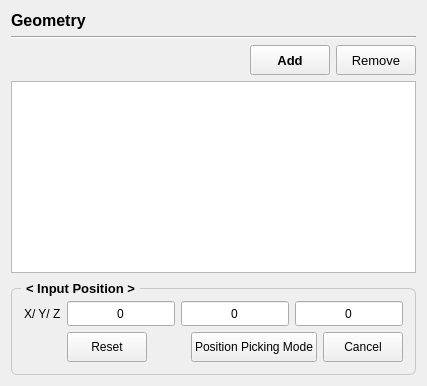
         <widget class="QWidget" name="page_geometry">
          <layout class="QVBoxLayout" name="verticalLayout_6">
           <item>
            <widget class="QLabel" name="title_2">
             <property name="font">
              <font>
               <pointsize>12</pointsize>
               <bold>true</bold>
              </font>
             </property>
             <property name="text">
              <string>Geometry</string>
             </property>
            </widget>
           </item>
           <item>
            <widget class="Line" name="line_5">
             <property name="orientation">
              <enum>Qt::Orientation::Horizontal</enum>
             </property>
            </widget>
           </item>
           <item>
            <layout class="QHBoxLayout" name="horizontalLayout_13">
             <item>
              <spacer name="horizontalSpacer_33">
               <property name="orientation">
                <enum>Qt::Orientation::Horizontal</enum>
               </property>
               <property name="sizeType">
                <enum>QSizePolicy::Policy::Expanding</enum>
               </property>
               <property name="sizeHint" stdset="0">
                <size>
                 <width>0</width>
                 <height>0</height>
                </size>
               </property>
              </spacer>
             </item>
             <item>
              <widget class="QPushButton" name="button_geometry_add">
               <property name="sizePolicy">
                <sizepolicy hsizetype="Minimum" vsizetype="Fixed">
                 <horstretch>0</horstretch>
                 <verstretch>0</verstretch>
                </sizepolicy>
               </property>
               <property name="minimumSize">
                <size>
                 <width>80</width>
                 <height>30</height>
                </size>
               </property>
               <property name="font">
                <font>
                 <family>Ubuntu</family>
                 <pointsize>10</pointsize>
                 <bold>true</bold>
                </font>
               </property>
               <property name="text">
                <string>Add</string>
               </property>
              </widget>
             </item>
             <item>
              <widget class="QPushButton" name="button_geometry_remove">
               <property name="sizePolicy">
                <sizepolicy hsizetype="Minimum" vsizetype="Fixed">
                 <horstretch>0</horstretch>
                 <verstretch>0</verstretch>
                </sizepolicy>
               </property>
               <property name="minimumSize">
                <size>
                 <width>60</width>
                 <height>30</height>
                </size>
               </property>
               <property name="font">
                <font>
                 <family>Ubuntu</family>
                 <pointsize>10</pointsize>
                 <bold>false</bold>
                </font>
               </property>
               <property name="text">
                <string>Remove</string>
               </property>
              </widget>
             </item>
            </layout>
           </item>
           <item>
            <widget class="QTreeWidget" name="tree_geometry">
             <property name="font">
              <font>
               <pointsize>10</pointsize>
               <bold>false</bold>
              </font>
             </property>
             <property name="styleSheet">
              <string notr="true"># Custom Style (Blue)
QTreeWidget{
    show-decoration-selected: 1;
}
QTreeWidget::item{
    height: 24px;
    border-right: 1px dotted grey;
}
QTreeWidget::item:hover {
    border: 1px solid #567dbc;
    /* border-left-color: transparent; */
    border-radius: 6px;
    /* background-color: lightblue; */
    background-color: qlineargradient(x1:0, y1:0, x2:1, y2:1, stop:0 #e7effd, stop:1 #cbdaf1);
    selection-color : black;
    /* padding-left: 1px; 기본으로 1px이 적용되어 있으므로 따로 추가할 필요는 없음 */
}
QTreeWidget::item:selected:active{
    background: qlineargradient(x1:0, y1:0, x2:1, y2:1, stop:0 #6ea1f1, stop:1 #3d87bf);
    border-radius: 6px;
}
QTreeWidget::item:selected:!active {
    background: qlineargradient(x1:0, y1:0, x2:1, y2:1, stop:0 #6b9be8, stop:1 #577fbf);
    border-radius: 6px;
}
</string>
             </property>
             <property name="alternatingRowColors">
              <bool>true</bool>
             </property>
             <attribute name="headerVisible">
              <bool>false</bool>
             </attribute>
             <column>
              <property name="text">
               <string>Name</string>
              </property>
             </column>
            </widget>
           </item>
           <item>
            <widget class="QGroupBox" name="GroupBox">
             <property name="sizePolicy">
              <sizepolicy hsizetype="Preferred" vsizetype="Preferred">
               <horstretch>0</horstretch>
               <verstretch>0</verstretch>
              </sizepolicy>
             </property>
             <property name="maximumSize">
              <size>
               <width>16777215</width>
               <height>150</height>
              </size>
             </property>
             <property name="font">
              <font>
               <pointsize>10</pointsize>
               <bold>true</bold>
              </font>
             </property>
             <property name="styleSheet">
              <string notr="true">QGroupBox {
    border: 1px solid;
    border-radius: 6;
    margin-top: 9;
    border-color : #c8c8c8;
	padding: 3;   
}
QGroupBox::title {
    subcontrol-origin: margin;
    subcontrol-position: top left;
    left: 10;
    padding: 2 3;
}</string>
             </property>
             <property name="title">
              <string>&lt; Input Position &gt;</string>
             </property>
             <property name="checkable">
              <bool>false</bool>
             </property>
             <property name="checked">
              <bool>false</bool>
             </property>
             <layout class="QGridLayout" name="gridLayout_14" rowstretch="0,0" columnstretch="1,0">
              <item row="1" column="1">
               <layout class="QHBoxLayout" name="horizontalLayout_14">
                <property name="topMargin">
                 <number>0</number>
                </property>
                <item>
                 <widget class="QPushButton" name="button_geometry_reset">
                  <property name="sizePolicy">
                   <sizepolicy hsizetype="Expanding" vsizetype="Fixed">
                    <horstretch>0</horstretch>
                    <verstretch>0</verstretch>
                   </sizepolicy>
                  </property>
                  <property name="minimumSize">
                   <size>
                    <width>0</width>
                    <height>30</height>
                   </size>
                  </property>
                  <property name="font">
                   <font>
                    <pointsize>9</pointsize>
                    <bold>false</bold>
                   </font>
                  </property>
                  <property name="text">
                   <string>Reset</string>
                  </property>
                 </widget>
                </item>
                <item>
                 <spacer name="horizontalSpacer_72">
                  <property name="orientation">
                   <enum>Qt::Orientation::Horizontal</enum>
                  </property>
                  <property name="sizeHint" stdset="0">
                   <size>
                    <width>0</width>
                    <height>0</height>
                   </size>
                  </property>
                 </spacer>
                </item>
                <item>
                 <widget class="QPushButton" name="button_geometry_apply">
                  <property name="sizePolicy">
                   <sizepolicy hsizetype="Expanding" vsizetype="Fixed">
                    <horstretch>0</horstretch>
                    <verstretch>0</verstretch>
                   </sizepolicy>
                  </property>
                  <property name="minimumSize">
                   <size>
                    <width>0</width>
                    <height>30</height>
                   </size>
                  </property>
                  <property name="font">
                   <font>
                    <pointsize>9</pointsize>
                    <bold>false</bold>
                   </font>
                  </property>
                  <property name="text">
                   <string>Position Picking Mode</string>
                  </property>
                 </widget>
                </item>
                <item>
                 <widget class="QPushButton" name="button_geometry_cancel">
                  <property name="sizePolicy">
                   <sizepolicy hsizetype="Expanding" vsizetype="Fixed">
                    <horstretch>0</horstretch>
                    <verstretch>0</verstretch>
                   </sizepolicy>
                  </property>
                  <property name="minimumSize">
                   <size>
                    <width>0</width>
                    <height>30</height>
                   </size>
                  </property>
                  <property name="font">
                   <font>
                    <pointsize>9</pointsize>
                    <bold>false</bold>
                   </font>
                  </property>
                  <property name="text">
                   <string>Cancel</string>
                  </property>
                 </widget>
                </item>
               </layout>
              </item>
              <item row="0" column="0">
               <widget class="QLabel" name="label_83">
                <property name="font">
                 <font>
                  <pointsize>9</pointsize>
                  <bold>false</bold>
                 </font>
                </property>
                <property name="text">
                 <string>X/ Y/ Z</string>
                </property>
               </widget>
              </item>
              <item row="0" column="1">
               <layout class="QHBoxLayout" name="horizontalLayout_10">
                <property name="rightMargin">
                 <number>0</number>
                </property>
                <item>
                 <widget class="QLineEdit" name="edit_input_position_x">
                  <property name="sizePolicy">
                   <sizepolicy hsizetype="Expanding" vsizetype="Fixed">
                    <horstretch>0</horstretch>
                    <verstretch>0</verstretch>
                   </sizepolicy>
                  </property>
                  <property name="minimumSize">
                   <size>
                    <width>0</width>
                    <height>25</height>
                   </size>
                  </property>
                  <property name="font">
                   <font>
                    <pointsize>9</pointsize>
                    <bold>false</bold>
                   </font>
                  </property>
                  <property name="text">
                   <string>0</string>
                  </property>
                  <property name="alignment">
                   <set>Qt::AlignmentFlag::AlignCenter</set>
                  </property>
                 </widget>
                </item>
                <item>
                 <widget class="QLineEdit" name="edit_input_position_y">
                  <property name="sizePolicy">
                   <sizepolicy hsizetype="Expanding" vsizetype="Fixed">
                    <horstretch>0</horstretch>
                    <verstretch>0</verstretch>
                   </sizepolicy>
                  </property>
                  <property name="minimumSize">
                   <size>
                    <width>0</width>
                    <height>25</height>
                   </size>
                  </property>
                  <property name="font">
                   <font>
                    <pointsize>9</pointsize>
                    <bold>false</bold>
                   </font>
                  </property>
                  <property name="text">
                   <string>0</string>
                  </property>
                  <property name="alignment">
                   <set>Qt::AlignmentFlag::AlignCenter</set>
                  </property>
                 </widget>
                </item>
                <item>
                 <widget class="QLineEdit" name="edit_input_position_z">
                  <property name="sizePolicy">
                   <sizepolicy hsizetype="Expanding" vsizetype="Fixed">
                    <horstretch>0</horstretch>
                    <verstretch>0</verstretch>
                   </sizepolicy>
                  </property>
                  <property name="minimumSize">
                   <size>
                    <width>0</width>
                    <height>25</height>
                   </size>
                  </property>
                  <property name="font">
                   <font>
                    <pointsize>9</pointsize>
                    <bold>false</bold>
                   </font>
                  </property>
                  <property name="text">
                   <string>0</string>
                  </property>
                  <property name="alignment">
                   <set>Qt::AlignmentFlag::AlignCenter</set>
                  </property>
                 </widget>
                </item>
               </layout>
              </item>
             </layout>
            </widget>
           </item>
           <item>
            <spacer name="verticalSpacer_5">
             <property name="orientation">
              <enum>Qt::Orientation::Vertical</enum>
             </property>
             <property name="sizeHint" stdset="0">
              <size>
               <width>0</width>
               <height>0</height>
              </size>
             </property>
            </spacer>
           </item>
          </layout>
         </widget>
